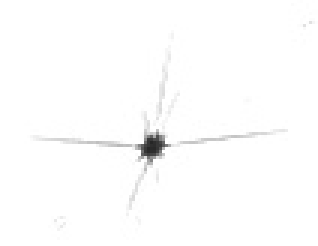
#> input picture 101574.jpg, 106 x 82 px (shown 3 times larger)
$ python -i process.py   (imports and definitions only)   (Python 2 division)   (older library calls are emulated)
#> lines starting #> are read from the running program, lines starting #| are printed output that depends on the picture; after the words box and inside, x2 and y2 are one past the last pixel; in counts of white or black regions, pixels touching at a corner belong together
#> further down, picture is the input picture: shape (82, 106); min 38, max 255, mean 252.9
# Image libraries

from skimage.io import imread
from skimage.transform import resize
from sklearn.ensemble import RandomForestClassifier as RF
import glob
import os
from sklearn import cross_validation
from sklearn.cross_validation import StratifiedKFold as KFold
from sklearn.metrics import classification_report
from matplotlib import pyplot as plt
from matplotlib import colors
from pylab import cm
from skimage import segmentation
from skimage.morphology import watershed
from skimage import measure
from skimage import morphology
import numpy as np
import pandas as pd
from scipy import ndimage
from skimage.feature import peak_local_max

# Make graphics inline
# %matplotlib inline

import warnings
# [1 line not run here, left out]

# get the classnames from the directory structure

all_files = os.path.join("competition_data","train", "*")
dot_files = os.path.join("competition_data","train","*.*")
directory_names = list(set(glob.glob(all_files)).difference(set(glob.glob(dot_files))))

# Example image
# This example was chosen for because it has two noncontinguous pieces
# that will make the segmentation example more illustrative

# [1 line that did not run here, left out]
# [4 lines not run here, left out]

# First we threshold the image by only taking values greater than the mean to reduce noise in the image
# to use later as a mask

f = plt.figure(figsize=(12,3))
# [1 line that did not run here, left out]
# [1 line that did not run here, left out]
sub1 = plt.subplot(1,4,1)
# [2 lines not run here, left out]

sub2 = plt.subplot(1,4,2)
# [2 lines not run here, left out]

# [1 line that did not run here, left out]
sub3 = plt.subplot(1, 4, 3)
# [2 lines not run here, left out]

# [1 line that did not run here, left out]
# [1 line that did not run here, left out]
# [1 line that did not run here, left out]
sub4 = plt.subplot(1, 4, 4)
# [4 lines not run here, left out]

# Calculate common region properties for each region within the segmentation
# [1 line that did not run here, left out]

# find the largest nonzero region
# [11 lines that did not run here, left out]

# [1 line that did not run here, left out]
# [6 lines not run here, left out]

def getMinorMajorRatio(image):
    image = image.copy()
    # Create the thresholded image to eliminate some of the background
    imagethr = np.where(image > np.mean(image),0.,1.0)
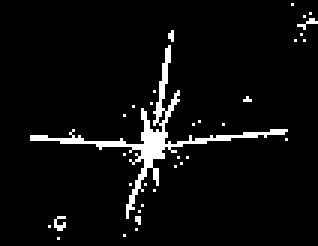
#> imagethr: shape (82, 106) float64 (shown 3 times larger); values 0 (black) and 1 (white), 5% white in thin lines or dots, all inside (x1, y1, x2, y2) = (10, 1, 106, 80)
    # Dilate the image
    imdilated = morphology.dilation(imagethr, np.ones((4,4)))
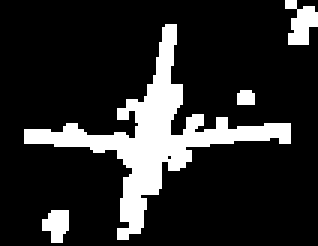
#> imdilated: shape (82, 106) float64 (shown 3 times larger); values 0 (black) and 1 (white), 16.5% white; 4 white regions
    # Create the label list
    label_list = measure.label(imdilated)
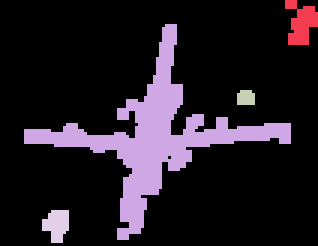
#> label_list: shape (82, 106) int64 (shown 3 times larger); 5 distinct labels, from 0 to 4; one colour per label, 0 black
    label_list = imagethr*label_list
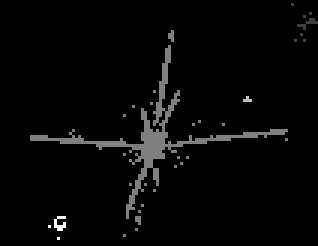
#> label_list: shape (82, 106) float64 (shown 3 times larger); min 0, max 4, mean 0.101; drawn with min black and max white
    label_list = label_list.astype(int)
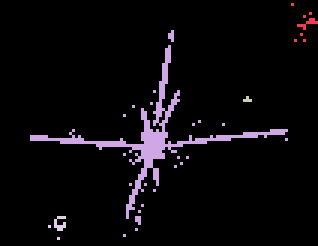
#> label_list: shape (82, 106) int64 (shown 3 times larger); 5 distinct labels, from 0 to 4; one colour per label, 0 black
    region_list = measure.regionprops(label_list)
#> region_list = 4 regions; box (x1, y1, x2, y2) and area: (10, 10, 96, 79) 397, (97, 1, 106, 14) 16, (16, 72, 22, 80) 14, (81, 32, 84, 34) 4
#> (the run stopped early here; a loop or call above may not have finished)
